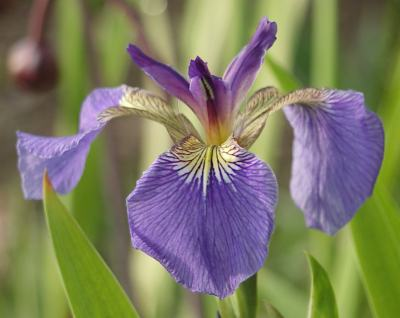
#> input picture images/iris_setosa.jpg, 400 x 318 px
$ python threshold-basic.py
#> lines starting #> are read from the running program, lines starting #| are printed output that depends on the picture; after the words box and inside, x2 and y2 are one past the last pixel; in counts of white or black regions, pixels touching at a corner belong together
import cv2
import numpy as np

img = cv2.imread("../../../images/iris_setosa.jpg")
#> img is the input picture: shape (318, 400, 3); mean B, G, R 98.9, 123.2, 124.8
gif = cv2.imread("../../../images/leonardo-dicaprio.gif")
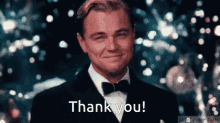
#> input picture images/leonardo-dicaprio.gif, 220 x 123 px
#> gif is the input picture: shape (123, 220, 3); mean B, G, R 65.8, 59, 56.8
kernel = np.ones((5, 5), np.uint8)

imgGray = cv2.cvtColor(img, cv2.COLOR_BGR2GRAY)
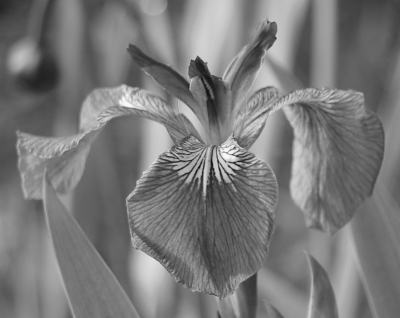
#> imgGray: shape (318, 400); min 11, max 253, mean 120.9
imgBlurGaussian = cv2.GaussianBlur(imgGray, (7, 7), cv2.BORDER_CONSTANT)
imgBlurMedian = cv2.medianBlur(img, 5)
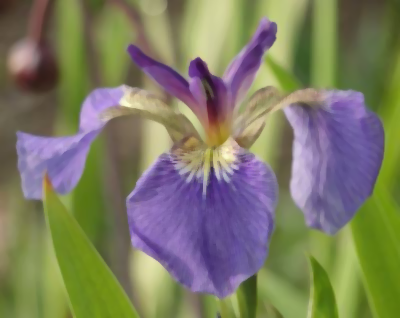
#> imgBlurMedian: shape (318, 400, 3); mean B, G, R 98.9, 123.3, 124.9
imgBlurBilateral = cv2.bilateralFilter(img,9,75,75)
imgCanny = cv2.Canny(img, 150, 200)
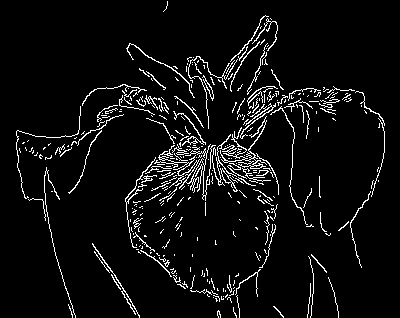
#> imgCanny: shape (318, 400); 5.8% white in thin lines or dots
imgDialated = cv2.dilate(imgCanny, kernel, iterations=1)
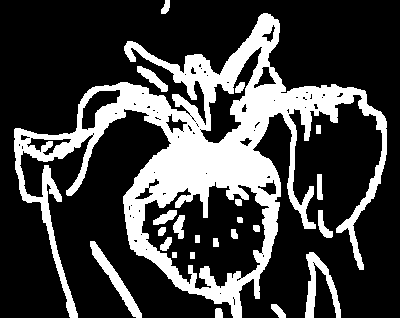
#> imgDialated: shape (318, 400); 25.6% white; 23 white regions, largest, box (x1, y1, x2, y2) and area: (14, 13, 387, 318) 28955, (305, 252, 341, 318) 890, (90, 241, 142, 318) 815
gifCanny = cv2.Canny(gif, 150, 200)
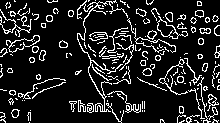
#> gifCanny: shape (123, 220); 13.8% white in thin lines or dots
imgEroded = cv2.erode(imgDialated, kernel, iterations=1)
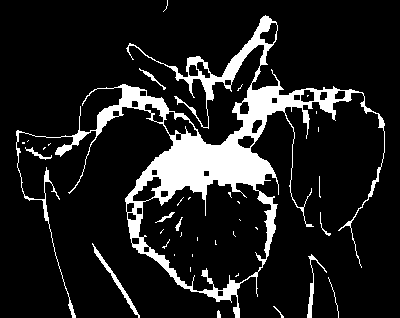
#> imgEroded: shape (318, 400); 12.6% white; 37 white regions (25 under 20 px), largest, box (x1, y1, x2, y2) and area: (16, 15, 385, 318) 14922, (92, 243, 140, 318) 319, (307, 254, 327, 318) 217

# [5 lines of commented-out code are left out]
cv2.imshow("Canny Image", imgCanny)
cv2.imshow("Dialation Image", imgDialated)
cv2.imshow("Erode Image", imgEroded)
# cv2.imshow("GIF test", gifCanny)
cv2.waitKey(0)
cv2.destroyAllWindows()
